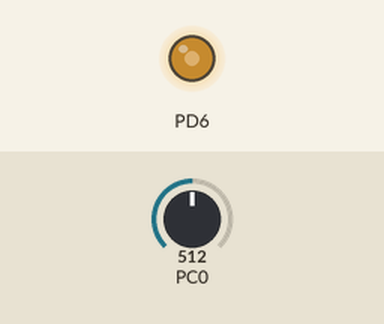
Bench run of a program on a simulated ATmega328P, built with avr-gcc and emulated at 16 MHz. On the bench: output pins drawn as LEDs (lit = HIGH). Inputs (shaded band) come from the test bench; at power-on: PC0 = 512.

Above: at 1.2 s.
1.3 s: PC0 set to 716
At 2.0 s:
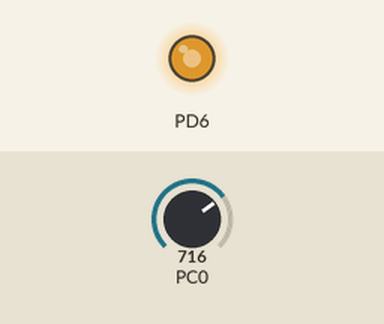
2.8 s: PC0 set to 900
At 3.4 s:
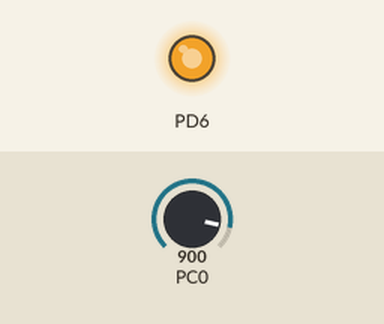
4.3 s: PC0 set to 122
At 5.5 s:
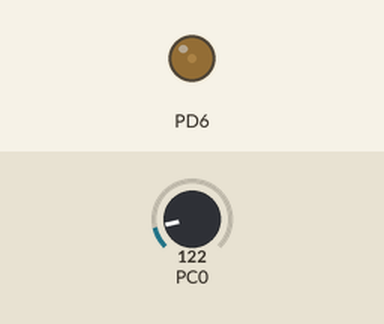
5.8 s: PC0 set to 0
At 6.6 s:
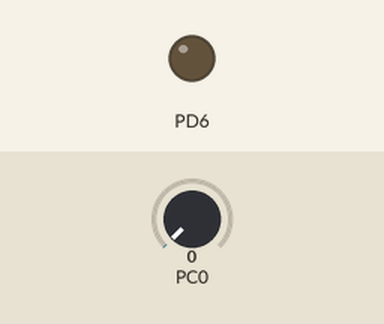
Timing chart, 0 to 8.3 s (numbered marks = the images above; inputs shaded):
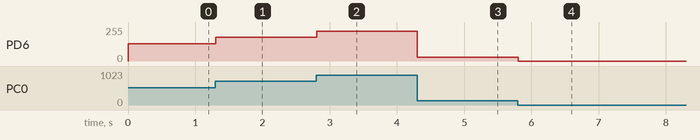

The program:

main.c
```c
/*
 * Regulate speed of motor.c
 *
 * Created: 07-07-2026 17:30:17
 * Author : ADMIN
 */
#define F_CPU 16000000UL
#include <avr/io.h>
#include <util/delay.h>
#include "adc.h"


void fast_pwm_init()
{
	DDRD |=(1 << PD6);


	TCCR0A |= (1 << WGM00) | (1 << WGM01);
	TCCR0B &=~ (1 << WGM02);

	TCCR0A &=~(1 << COM0A0);
	TCCR0A |= (1 << COM0A1);

	TCCR0B |= (1 << CS01)|(1 << CS00);
	TCCR0B &=~(1 << CS02);

	OCR0A = 0;

}


int main(void)
{
  fast_pwm_init();
  adc_init();

    while (1)
    {
		uint16_t adc_value = read_adc(0);


		OCR0A = (uint8_t)(adc_value >> 2);

		_delay_ms(10);
    }
}
```

adc.c
```c
/*
 * adc.c
 *
 * Created: 07-07-2026 17:36:05
 *  Author: ADMIN
 */


#include "adc.h"
#include  <avr/io.h>

void adc_init()   //ADC initialization
{

ADMUX  |= (1 << REFS0);  //stp1- setting reference voltage
ADCSRA |=(1<<ADEN) | (1<<ADPS2) | (1<<ADPS1) | (1<<ADPS0);
}

uint16_t read_adc(uint16_t channel)
{
	channel &= 0x07;

	ADMUX = (ADMUX & 0xF0) | channel;

	ADCSRA |= (1<<ADSC);                 // Start conversion

	while (ADCSRA & (1<<ADSC));          // Wait till conversion complete

	return ADC;
}
```

adc.h
```c
/*
 * adc.h
 *
 * Created: 07-07-2026 17:36:20
 *  Author: ADMIN
 */


#ifndef ADC_H_
#define ADC_H_
#define F_CPU 16000000UL

#include <avr/io.h>
#include <stdint.h>


void adc_init();
uint16_t read_adc(uint16_t channel);

#endif
```

Measured:
- after the input at 1.3 s, PD6: 128/255 → 179/255 at once
- after the input at 2.8 s, PD6: 179/255 → 225/255 at once
- after the input at 4.3 s, PD6: 225/255 → 30/255 at once
- after the input at 5.8 s, PD6: 30/255 → 0/255 at once
